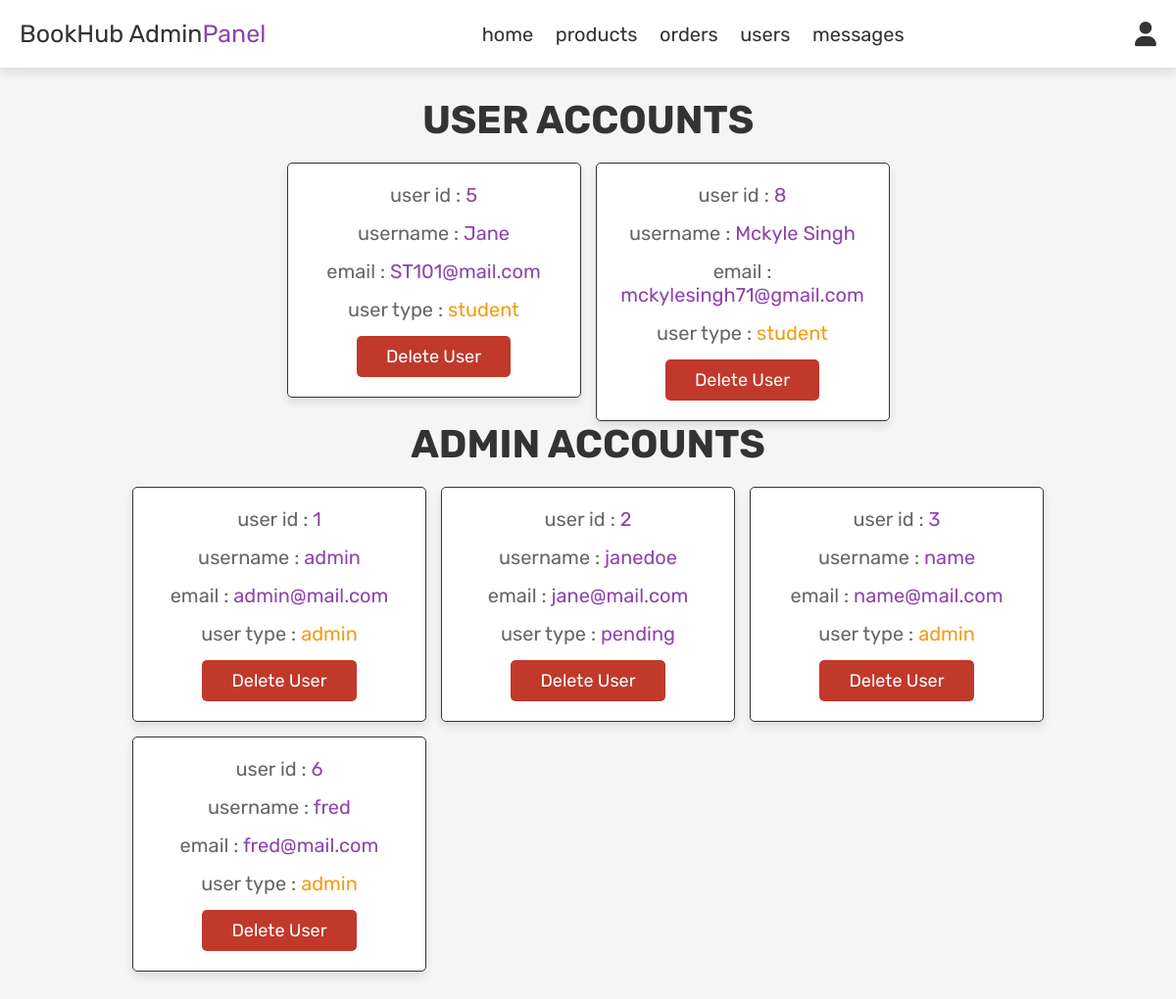
The app's page /admin/admin_users.php (signed in) with its own data.
### tables this page shows
CREATE TABLE `tbluser` (
  `user_id` int(100) NOT NULL,
  `user_firstname` varchar(255) NOT NULL,
  `studentnumber` varchar(255) NOT NULL,
  `username` varchar(255) NOT NULL,
  `user_role` varchar(255) NOT NULL DEFAULT 'pending',
  `user_password` varchar(255) NOT NULL,
  `user_status` varchar(255) NOT NULL DEFAULT 'unverified'
);

### admin/admin_users.php (the view, shortened to what this page needs)
<?php
include '../DBConn.php';
?>
<!DOCTYPE html>
<html lang="en">
<head>
   <link rel="stylesheet" href="https://cdnjs.cloudflare.com/ajax/libs/font-awesome/6.0.0/css/all.min.css">
   <link rel="stylesheet" href="css/admin_style.css">
</head>
<body>
<?php include 'admin_header.php'; ?>
<section class="users">
   <h1 class="title"> user accounts </h1>
   <div class="box-container">
      <?php
         $select_users = mysqli_query($conn, "SELECT * FROM `tbluser`") or die('query failed');
         while($fetch_users = mysqli_fetch_assoc($select_users)){
      ?>
      <div class="box">
         <p> user id : <span><?php echo $fetch_users['user_id']; ?></span> </p>
         <p> username : <span><?php echo $fetch_users['username']; ?></span> </p>
         <p> email : <span><?php echo $fetch_users['studentnumber']; ?></span> </p>
         <p> user type : <span style="color:<?php if($fetch_users['user_role'] == 'student'){ echo 'var(--orange)'; } ?>"><?php echo $fetch_users['user_role']; ?></span> </p>
         <a href="admin_users.php?delete=<?php echo $fetch_users['user_id']; ?>" onclick="return confirm('delete this user?');" class="delete-btn">delete user</a>
      </div>
      <?php
         };
      ?>
   </div>
   <h1 class="title"> Admin accounts </h1>
   <div class="box-container">
      <?php
         $select_users = mysqli_query($conn, "SELECT * FROM `tbladmin`") or die('query failed');
         while($fetch_users = mysqli_fetch_assoc($select_users)){
      ?>
      <div class="box">
         <p> user id : <span><?php echo $fetch_users['admin_id']; ?></span> </p>
         <p> username : <span><?php echo $fetch_users['username']; ?></span> </p>
         <p> email : <span><?php echo $fetch_users['admin_email']; ?></span> </p>
         <p> user type : <span style="color:<?php if($fetch_users['admin_role'] == 'admin'){ echo 'var(--orange)'; } ?>"><?php echo $fetch_users['admin_role']; ?></span> </p>
         <a href="admin_users.php?deleteAdmin=<?php echo $fetch_users['admin_id']; ?>" onclick="return confirm('delete this user?');" class="delete-btn">delete user</a>
      </div>
      <?php
         };
      ?>
   </div>
</section>
</body>
</html>

### admin/css/admin_style.css (style rules this page uses)
:root { --purple:#8e44ad; --red:#c0392b; --orange:#f39c12; --black:#333; --white:#fff; --light-color:#666; --light-white:#ccc; --light-bg:#f5f5f5; --border:.1rem solid var(--black); --box-shadow:0 .5rem 1rem rgba(0,0,0,.1); }
* { font-family: 'Rubik', sans-serif; margin:0; padding:0; box-sizing: border-box; outline: none; border:none; text-decoration: none; transition:all .2s linear; }
html { font-size: 62.5%; overflow-x: hidden; }
body { background-color: var(--light-bg); }
section { padding:3rem 2rem; }
.title { text-align: center; margin-bottom: 2rem; text-transform: uppercase; color:var(--black); font-size: 4rem; }
.btn, .option-btn, .delete-btn, .white-btn { display: inline-block; margin-top: 1rem; padding:1rem 3rem; cursor: pointer; color:var(--white); font-size: 1.8rem; border-radius: .5rem; text-transform: capitalize; }
.delete-btn { background-color: var(--red); }
.users .box-container { display: grid; grid-template-columns: repeat(auto-fit, 30rem); justify-content: center; gap:1.5rem; max-width: 1200px; margin:0 auto; align-items: flex-start; }
.users .box-container .box { background-color: var(--white); padding:2rem; border:var(--border); box-shadow: var(--box-shadow); border-radius: .5rem; text-align: center; }
.users .box-container .box p { padding-bottom: 1.5rem; font-size: 2rem; color:var(--light-color); }
.users .box-container .box p span { color:var(--purple); }
.users .box-container .box .delete-btn { margin-top: 0; }

### records on screen
tbluser: user_id "5", username "Jane", studentnumber "ST101@mail.com", user_role "student"
tbluser: user_id "8", username "Mckyle Singh", studentnumber "mckylesingh71@gmail.com", user_role "student"

### other values on screen
$fetch_users['admin_id'] "1"
$fetch_users['username'] "admin"
$fetch_users['admin_email'] "admin@mail.com"
$fetch_users['admin_role'] "admin"
$fetch_users['admin_id'] "2"
$fetch_users['username'] "janedoe"
$fetch_users['admin_email'] "jane@mail.com"
$fetch_users['admin_role'] "pending"
$fetch_users['admin_id'] "3"
$fetch_users['username'] "name"
$fetch_users['admin_email'] "name@mail.com"
$fetch_users['admin_id'] "6"
$fetch_users['username'] "fred"
$fetch_users['admin_email'] "fred@mail.com"
